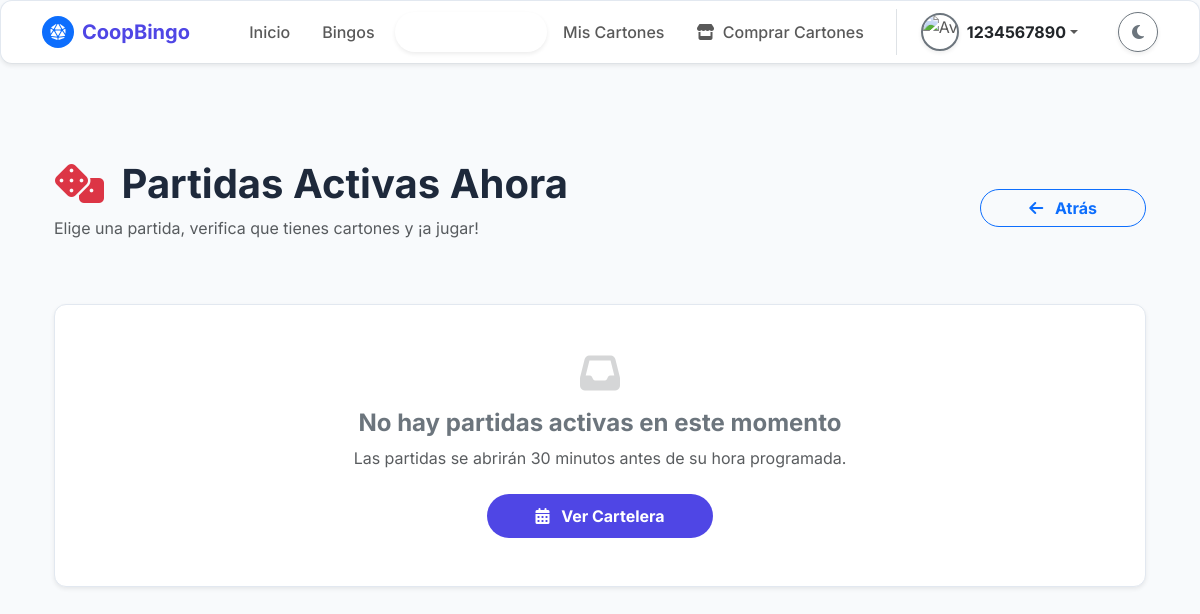
Before: /partidas/ (signed in) with the older database file.
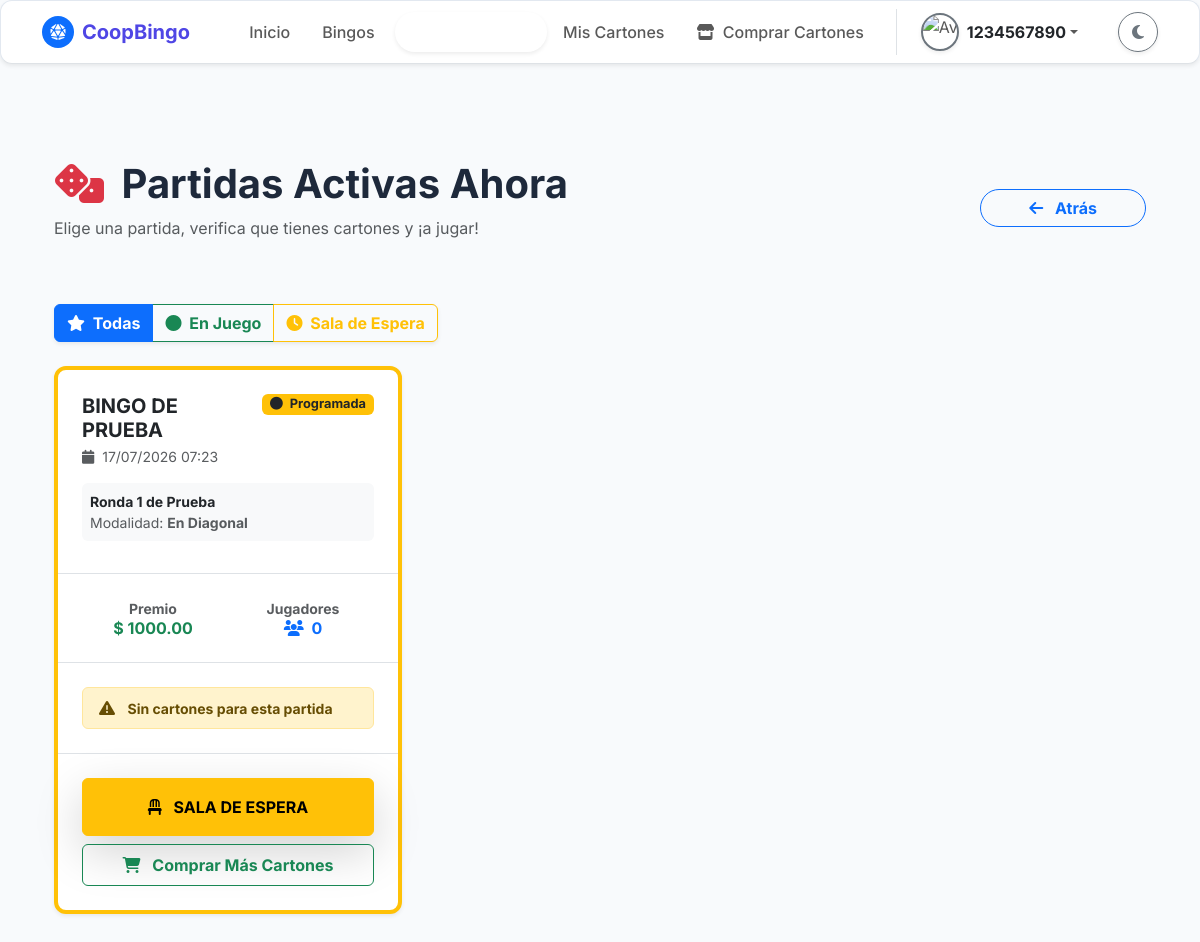
After: the same page with the newer database file.
### bingo/models.py (models this page shows, shortened)
class PartidaBingo(models.Model):
    ESTADO_PARTIDA_CHOICES = [
        ('Programada', 'Programada'),
        ('En Juego', 'En Juego'),
        ('Verificando', 'Verificando'),
        ('Desempate', 'Desempate'),
        ('Finalizada', 'Finalizada'),
    ]
    idpartidabingo = models.AutoField(primary_key=True)
    idbingo = models.ForeignKey(
        'Bingo',
        on_delete=models.PROTECT,
        db_column='idbingo',
        verbose_name="Evento de Bingo"
    )
    idjugadororganador = models.ForeignKey(
        'Jugador',
        on_delete=models.SET_NULL,
        null=True,
        blank=True,
        db_column='idjugadororganador',
        verbose_name="Jugador Organizador / Ganador"
    )
    nombreronda = models.CharField(
        max_length=100,
        verbose_name="Nombre de la Ronda"
    )
    valorefectivo = models.DecimalField(
        max_digits=10,
        decimal_places=2,
        validators=[MinValueValidator(Decimal('0.00'))],
        verbose_name="Premio en Efectivo"
    )
    valorpremio = models.DecimalField(
        max_digits=10,
        decimal_places=2,
        default=Decimal('0.00'),
        validators=[MinValueValidator(Decimal('0.00'))],
        verbose_name="Premio en Efectivo (Alias)"
    )
    premiomaterial = models.CharField(
        max_length=150,
        verbose_name="Premio Material"
    )
    estadopartida = models.CharField(
        max_length=20,
        choices=ESTADO_PARTIDA_CHOICES,
        default='Programada',
        verbose_name="Estado de la Partida"
    )
    bolascantadas = models.TextField(
        default='',
        verbose_name="Historial de Bolas Cantadas"
    )
    ultimabola = models.IntegerField(
        default=0,
        verbose_name="Última Bola Cantada"
    )
    haydesempate = models.BooleanField(
        null=True,
        blank=True,
        verbose_name="¿Hubo Desempate?"
    )
    idbingadores = models.TextField(
        null=True,
        blank=True,
        verbose_name="IDs de los Ganadores"
    )
    bolamayordesempate = models.IntegerField(
        null=True,
        blank=True,
        verbose_name="Bola Mayor (Desempate)"
    )
    horainicio = models.DateTimeField(
        verbose_name="Hora de Inicio"
    )
    horainiciopartida = models.DateTimeField(
        null=True,
        blank=True,
        verbose_name="Hora de Inicio de la Partida"
    )
    modalidad_victoria = models.CharField(
        max_length=50,
        default='Tabla Llena',
        verbose_name="Modalidad de Victoria"
    )
    estadopremiomaterial = models.CharField(
        max_length=20,
        default='Ninguno',
        verbose_name="Estado del Premio Material"
    )
    sorteodesempate = models.JSONField(
        default=dict,
        blank=True,
        null=True,
        verbose_name="Sorteo de Desempate"
    )
    horafin = models.DateTimeField(
        null=True,
        blank=True,
        verbose_name="Hora de Finalización"
    )
    @property
    def valorpremio_alias(self):
        return self.valorpremio
    @property
    def valorpremio(self):
        if self.valorefectivo is not None:
            try:
                return Decimal(self.valorefectivo)
            except (TypeError, ValueError, InvalidOperation):
                return self.valorefectivo
    @valorpremio.setter
    def valorpremio(self, value):
        try:
            self.valorefectivo = Decimal(value)
        except (TypeError, ValueError, InvalidOperation):
            self.valorefectivo = value
        try:
            self._valorpremio = Decimal(value)
        except (TypeError, ValueError, InvalidOperation):
            self._valorpremio = value
    @property
    def horainiciopartida_alias(self):
        return self.horainiciopartida or self.horainicio
    class Meta:
        db_table = 'PartidaBingo'
        verbose_name = 'Partida de Bingo'
        verbose_name_plural = 'Partidas de Bingo'

class Bingo(models.Model):
    TIPO_BINGO_CHOICES = [
        ('Virtual', 'Virtual'),
        ('Presencial', 'Presencial'),
    ]
    ESTADO_BINGO_CHOICES = [
        ('Programado', 'Programado'),
        ('En Curso', 'En Curso'),
        ('Finalizado', 'Finalizado'),
        ('Cancelado', 'Cancelado'),
    ]
    idbingo = models.AutoField(primary_key=True)
    titulobingo = models.CharField(
        max_length=150,
        verbose_name="Título del Bingo"
    )
    fechaprogramadabingo = models.DateTimeField(
        verbose_name="Fecha y Hora del Evento"
    )
    tipobingo = models.CharField(
        max_length=20,
        choices=TIPO_BINGO_CHOICES,
        verbose_name="Tipo de Bingo"
    )
    lugarbingo = models.CharField(
        max_length=255,
        null=True,
        blank=True,
        verbose_name="Lugar (si es presencial)"
    )
    urlsesionbingo = models.CharField(
        max_length=255,
        null=True,
        blank=True,
        verbose_name="Link de la sesión (si es virtual)"
    )
    preciocarton = models.DecimalField(
        max_digits=10,
        decimal_places=2,
        validators=[MinValueValidator(Decimal('0.01'))],
        verbose_name="Precio del Cartón"
    )
    premiomayor = models.DecimalField(
        max_digits=10,
        decimal_places=2,
        verbose_name="Monto del Premio Mayor"
    )
    descripcionpremiomayor = models.CharField(
        max_length=100,
        verbose_name="¿Qué es el premio mayor?"
    )
    estadobingo = models.CharField(
        max_length=20,
        choices=ESTADO_BINGO_CHOICES,
        default='Programado',
        verbose_name="Estado del Bingo"
    )
    rutaimagenpremiomayor = models.ImageField(
        upload_to='bingo/imagen_premio_mayor/',
        max_length=300,
        null=True,
        blank=True,
        verbose_name="Imagen del Premio"
    )
    urlvideopromocional = models.FileField(
        upload_to='bingo/video_promocional/',
        max_length=300,
        null=True,
        blank=True,
        verbose_name="Video Promocional"
    )
    descripcionpremios = models.TextField(
        max_length=500,
        null=True,
        blank=True,
        verbose_name="Descripción de otros premios"
    )
    idunidadmonetaria = models.ForeignKey(
        'UnidadMonetaria',
        on_delete=models.PROTECT,
        db_column='idunidadmonetaria',
        null=True,
        blank=True,
        verbose_name='Unidad Monetaria'
    )
    class Meta:
        db_table = 'Bingo'
        verbose_name = 'Bingo'
        verbose_name_plural = 'Bingos'

class UnidadMonetaria(models.Model):
    idunidad = models.AutoField(primary_key=True)
    nombre = models.CharField(max_length=50, unique=True)
    simbolo = models.CharField(max_length=10, null=True, blank=True)
    @property
    def nombremoneda(self):
        return self.nombre
    @property
    def simbolomoneda(self):
        return self.simbolo or ''
    @property
    def tipomoneda(self):
        return getattr(self, '_tipomoneda', 'Efectivo')
    @property
    def tasaconversionmoneda(self):
        return getattr(self, '_tasaconversionmoneda', Decimal('1.00'))
    @property
    def estadomoneda(self):
        return getattr(self, '_estadomoneda', True)
    class Meta:
        db_table = 'UnidadMonetaria'
        verbose_name = 'Unidad Monetaria'
        verbose_name_plural = 'Unidades Monetarias'

### bingo/views.py (the view)
# urls.py: path('partidas/', views.partidas, name='partidas'),
@login_required
def partidas(request):
    jugador = Jugador.objects.filter(cedulaidentidadjugador=request.user.username).first()
    if not jugador:
        return redirect('registro_jugador')
    ahora = timezone.now()
    partidas_en_juego = PartidaBingo.objects.filter(
        estadopartida__in=['Programada', 'En Juego']
    ).select_related('idbingo', 'idbingo__idunidadmonetaria').order_by('-estadopartida', 'idpartidabingo')
    partidas_filtradas = []
    for partida in partidas_en_juego:
        if partida.idbingo.fechaprogramadabingo:
            hora_apertura = partida.idbingo.fechaprogramadabingo - timedelta(minutes=30)
            if ahora >= hora_apertura:
                partidas_filtradas.append(partida)
    for partida in partidas_filtradas:
        cartones_count = CartonPartidaBingo.objects.filter(
            idjugador=jugador,
            idpartida=partida
        ).count()
        partida.mis_cartones = cartones_count
        count = Jugador.objects.filter(
            sesionjuego__idpartida=partida,
            sesionjuego__estadosesion='Activa'
        ).distinct().count()
        partida.jugadores_activos = count
    contexto = {
        'partidas_en_juego': partidas_filtradas,
    }
    return render(request, 'partida/partidas_activas.html', contexto)

### bingo/templates/partida/partidas_activas.html (shortened to what the changed rows need)
{% extends 'comunes/base.html' %}
{% load static %}
{% block content %}
<div class="container py-5">
    <div class="d-flex align-items-center justify-content-between mb-5 animate__animated animate__fadeInDown">
        <div>
            <h1 class="fw-bold mb-2"><i class="fas fa-dice text-danger me-2" aria-hidden="true"></i> Partidas Activas Ahora</h1>
        </div>
    </div>
    {% if partidas_en_juego %}
        <div class="mb-4">
            <div class="btn-group shadow-sm" role="group" aria-label="Filtrar partidas">
                <label class="btn btn-outline-primary fw-bold" for="filtro-todas">
                    <i class="fas fa-star me-1" aria-hidden="true"></i> Todas
                </label>
                <label class="btn btn-outline-success fw-bold" for="filtro-enjuego">
                    <i class="fas fa-circle me-1" aria-hidden="true"></i> En Juego
                </label>
                <label class="btn btn-outline-warning fw-bold" for="filtro-espera">
                    <i class="fas fa-clock me-1" aria-hidden="true"></i> Sala de Espera
                </label>
            </div>
        </div>
        <div class="row g-4">
            {% for partida in partidas_en_juego %}
            <div class="col-12 col-md-6 col-lg-4 partida-card animate__animated animate__fadeInUp"
                 data-estado="{% if partida.estadopartida == 'En Juego' %}en-juego{% else %}espera{% endif %}">
                <div class="card-minimalista h-100 shadow-sm border-top border-4
                    {% if partida.estadopartida == 'En Juego' %}
                        border-success
                    {% else %}
                        border-warning
                    {% endif %}">
                    <div class="p-4 border-bottom d-flex flex-column">
                        <div class="d-flex justify-content-between align-items-start mb-3">
                            <div>
                                <h5 class="fw-bold mb-1 text-body">{{ partida.idbingo.titulobingo }}</h5>
                                <p class="text-muted small mb-0">
                                    <i class="fas fa-calendar me-1" aria-hidden="true"></i>
                                    {{ partida.idbingo.fechaprogramadabingo|date:"d/m/Y H:i" }}
                                </p>
                            </div>
                            <span class="badge
                                {% if partida.estadopartida == 'En Juego' %}
                                    bg-success animate__animated animate__pulse animate__infinite
                                {% else %}
                                    bg-warning text-dark
                                {% endif %}
                                px-2 py-1" style="font-size: 0.8rem;">
                                <i class="fas fa-circle me-1" aria-hidden="true"></i>
                                {{ partida.estadopartida }}
                            </span>
                        </div>
                        <div class="bg-body-tertiary p-2 rounded small mb-2">
                            <span class="d-block fw-bold text-body">{{ partida.nombreronda }}</span>
                            <span class="text-muted">
                                Modalidad: <strong>{{ partida.modalidad_victoria }}</strong>
                            </span>
                        </div>
                    </div>
                    <div class="p-4 border-bottom">
                        <div class="row g-2 text-center">
                            <div class="col-6">
                                <span class="d-block text-muted small fw-bold">Premio</span>
                                <h6 class="fw-bold text-success mb-0">
                                    {{ partida.idbingo.idunidadmonetaria.simbolomoneda }}
                                    {% if partida.premiomaterial == '[POZO_MAYOR]' %}
                                        {{ partida.idbingo.premiomayor }}
                                    {% else %}
                                        {{ partida.valorpremio }}
                                    {% endif %}
                                </h6>
                            </div>
                            <div class="col-6">
                                <span class="d-block text-muted small fw-bold">Jugadores</span>
                                <h6 class="fw-bold text-primary mb-0">
                                    <i class="fas fa-users me-1" aria-hidden="true"></i>
                                    {{ partida.jugadores_activos }}
                                </h6>
                            </div>
                        </div>
                    </div>
                    <div class="p-4 border-bottom">
                        {% if partida.mis_cartones %}
                            <div class="alert alert-success alert-sm py-2 px-3 mb-0">
                                <i class="fas fa-check-circle me-2" aria-hidden="true"></i>
                                <span class="small fw-bold">Tienes <strong>{{ partida.mis_cartones }}</strong> cartón(es)</span>
                            </div>
                        {% else %}
                            <div class="alert alert-warning alert-sm py-2 px-3 mb-0">
                                <i class="fas fa-exclamation-triangle me-2" aria-hidden="true"></i>
                                <span class="small fw-bold">Sin cartones para esta partida</span>
                            </div>
                        {% endif %}
                    </div>
                    <div class="p-4">
                        <div class="d-grid gap-2">
                            {% if partida.estadopartida == 'En Juego' %}
                                <a href="{% url 'tablero_tiempo_real' id_partida=partida.idpartidabingo %}"
                                   class="btn btn-success fw-bold py-3 shadow-lg animate__animated animate__pulse"
                                   style="animation-duration: 1.5s;">
                                    <i class="fas fa-door-open me-2" aria-hidden="true"></i> ENTRAR AL JUEGO
                                </a>
                            {% else %}
                                <a href="{% url 'sala_espera' id_partida=partida.idpartidabingo %}"
                                   class="btn btn-warning fw-bold py-3 shadow-lg">
                                    <i class="fas fa-chair me-2" aria-hidden="true"></i> SALA DE ESPERA
                                </a>
                            {% endif %}
                            <a href="{% url 'ventana_cartones' id_partida=partida.idpartidabingo %}"
                               class="btn btn-outline-success fw-bold py-2">
                                <i class="fas fa-shopping-cart me-2" aria-hidden="true"></i> Comprar Más Cartones
                            </a>
                        </div>
                    </div>
                </div>
            </div>
            {% endfor %}
        </div>
    {% else %}
        <div class="text-center py-5 card-minimalista p-5 shadow-sm">
            <i class="fas fa-inbox fs-1 text-muted opacity-25 mb-3 d-block" aria-hidden="true"></i>
            <h4 class="fw-bold text-secondary mb-2">No hay partidas activas en este momento</h4>
            <p class="text-muted mb-4">Las partidas se abrirán 30 minutos antes de su hora programada.</p>
            <a href="{% url 'bingo' %}" class="btn btn-indigo px-5 fw-bold rounded-pill">
                <i class="fas fa-calendar-alt me-2" aria-hidden="true"></i> Ver Cartelera
            </a>
        </div>
    {% endif %}
</div>
{% endblock %}

Changed rows visible on the page:
added PartidaBingo: idbingo.titulobingo "BINGO DE PRUEBA", idbingo.fechaprogramadabingo "17/07/2026 07:23", estadopartida "Programada", nombreronda "Ronda 1 de Prueba", modalidad_victoria "En Diagonal", idbingo.idunidadmonetaria.simbolomoneda "$", valorpremio "1000.00", jugadores_activos "0", shows "Sin cartones para esta partida", shows "SALA DE ESPERA"
Other visible differences:
text no longer shown: "No hay partidas activas en este momento Las partidas se abrirán 30 minutos antes de su hora programada. Ver Cartelera"
text now shown: "Todas En Juego Sala de Espera"
